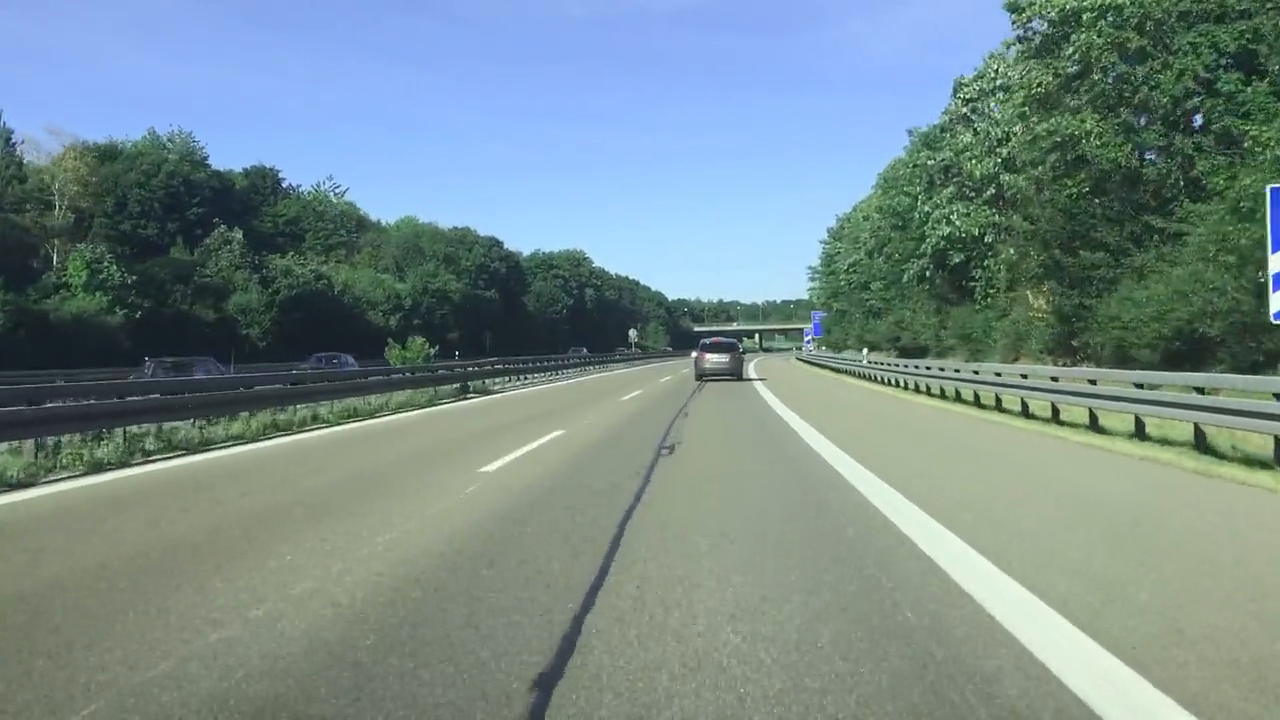
#> input picture frame 77 of Driving_Vid.mp4, 1280 x 720 px, given in place of Driving_Vid2.mp4, which was not available
$ python LaneDetection.py
#> lines starting #> are read from the running program, lines starting #| are printed output that depends on the picture; after the words box and inside, x2 and y2 are one past the last pixel; in counts of white or black regions, pixels touching at a corner belong together; pictures that were not available may be replaced by others from this repository, and a replacement may not be noted
import cv2
import numpy as np

def region_of_interest(img, vertices):
    """
    Apply the ROI mask to the image.
    """
    mask = np.zeros_like(img)
    cv2.fillPoly(mask, vertices, 255)
    masked_img = cv2.bitwise_and(img, mask)
    return masked_img

def average_slope_intercept(lines):
    """
    Separate lines by slope (left and right) and compute the average slope and intercept.
    Returns two tuples (slope, intercept) for the left and right lane lines.
    """
    left_lines = []
    right_lines = []
    for line in lines:
        for x1, y1, x2, y2 in line:
            if x2 - x1 == 0:  # avoid division by zero
                continue
            slope = (y2 - y1) / (x2 - x1)
            intercept = y1 - slope * x1
            length = np.sqrt((y2 - y1) ** 2 + (x2 - x1) ** 2)
            # Assume the left lane has a negative slope, and the right lane has a positive slope
            if slope < 0:
                left_lines.append((slope, intercept, length))
            else:
                right_lines.append((slope, intercept, length))

    left_lane = None
    right_lane = None
    if len(left_lines) > 0:
        left_lane = np.average(np.array(left_lines), axis=0, weights=[line[2] for line in left_lines])
    if len(right_lines) > 0:
        right_lane = np.average(np.array(right_lines), axis=0, weights=[line[2] for line in right_lines])

    return left_lane, right_lane

def make_line_points(y1, y2, line):
    """
    Based on the (slope, intercept) of the line, calculate the starting and ending points from y1 to y2.
    Returns None if the slope is zero (or nearly zero) to avoid division by zero.
    """
    if line is None:
        return None
    slope, intercept = line[0], line[1]
    # Check if slope is nearly zero to avoid division by zero
    if abs(slope) < 1e-6:
        return None
    x1 = int((y1 - intercept) / slope)
    x2 = int((y2 - intercept) / slope)
    return (x1, int(y1)), (x2, int(y2))

def draw_polygon(img, left_line, right_line):
    """
    Draw a polygon connecting the two lane lines, representing the vehicle's path.
    """
    height = img.shape[0]
    y_bottom = height
    y_top = int(height * 0.6)
    left_points = make_line_points(y_bottom, y_top, left_line)
    right_points = make_line_points(y_bottom, y_top, right_line)
    if left_points is None or right_points is None:
        return img
    # Polygon points: bottom left, bottom right, top right, top left
    polygon_points = np.array([left_points[0], right_points[0], right_points[1], left_points[1]])
    cv2.fillPoly(img, [polygon_points], (0, 255, 0))
    return img

def process_frame(frame):
    # Convert the frame to grayscale
    gray = cv2.cvtColor(frame, cv2.COLOR_BGR2GRAY)

    # Apply Gaussian blur to reduce noise
    gaussian = cv2.GaussianBlur(gray, (5, 5), 0)

    # Perform Canny edge detection
    canny = cv2.Canny(gaussian, 50, 150)

    # Define the dimensions of the image and the ROI (assume the lower part of the image)
    height, width = canny.shape
    roi_vertices = np.array([[
        (0, height),
        (width, height),
        (int(width * 0.55), int(height * 0.6)),
        (int(width * 0.45), int(height * 0.6))
    ]], dtype=np.int32)
    roi = region_of_interest(canny, roi_vertices)

    # Use Hough Line Transform to detect lines
    lines = cv2.HoughLinesP(roi, 1, np.pi/180, threshold=50, minLineLength=50, maxLineGap=150)

    left_lane, right_lane = None, None
    if lines is not None:
        left_lane, right_lane = average_slope_intercept(lines)

    # Calculate line points from y = height to y = 0.6 * height
    left_line_points = make_line_points(height, int(height * 0.6), left_lane)
    right_line_points = make_line_points(height, int(height * 0.6), right_lane)

    # Create a copy of the original frame to draw the results
    final_result = frame.copy()

    # Draw the detected lane lines (blue color)
    if left_line_points is not None:
        cv2.line(final_result, left_line_points[0], left_line_points[1], (255, 0, 0), 10)
    if right_line_points is not None:
        cv2.line(final_result, right_line_points[0], right_line_points[1], (255, 0, 0), 10)

    # Draw the polygon representing the vehicle's path (green color)
    final_result = draw_polygon(final_result, left_lane, right_lane)

    return gaussian, canny, roi, final_result

def main():
    # Use video from a file or camera (change "test_video.mp4" to your video path,
    # or use cv2.VideoCapture(0) to use the webcam)
    cap = cv2.VideoCapture("Driving_Vid2.mp4")

    if not cap.isOpened():
        print("Unable to open video. Please check the video path or camera connection.")
        return

    while True:
        ret, frame = cap.read()
#> frame is the input picture: shape (720, 1280, 3); mean B, G, R 138.6, 139, 118.5
        if not ret:
            print("End of video or unable to read frame.")
            break

        # Process each frame
        gaussian, canny, roi, final_result = process_frame(frame)
#> in process_frame, `canny = cv2.Canny(gaussian, 50, 150)`:
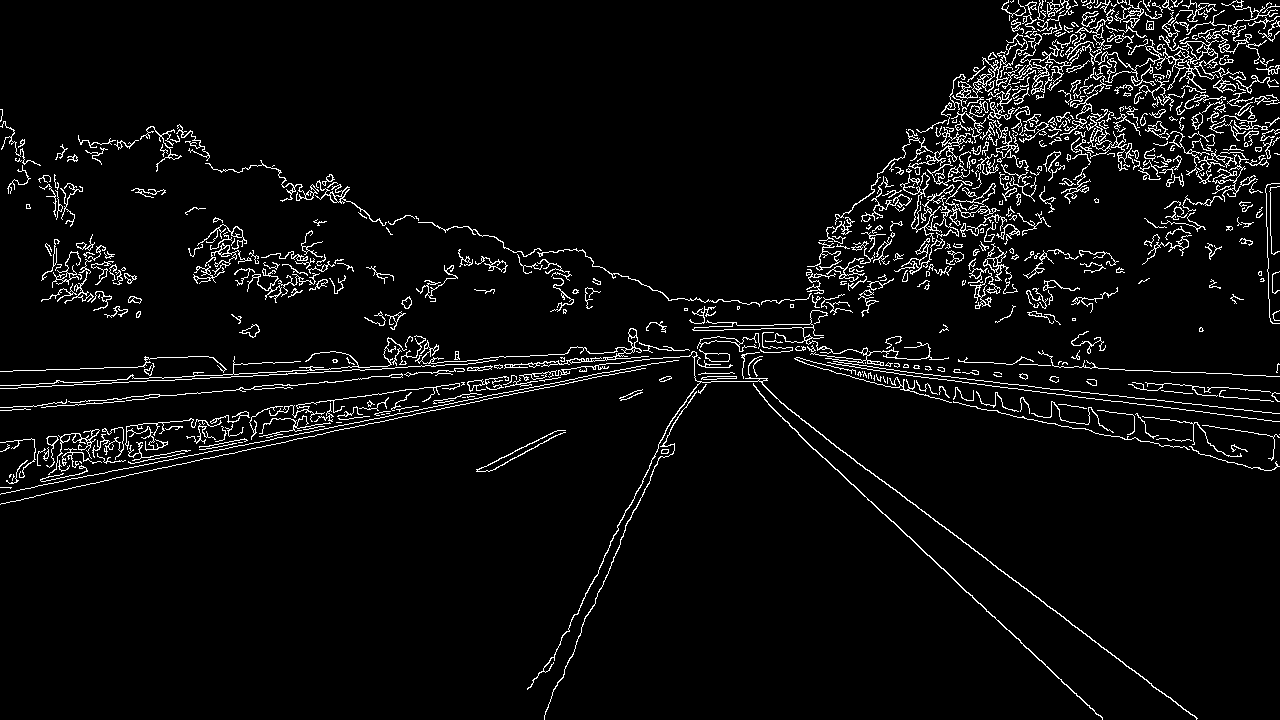
#> canny: shape (720, 1280); 4.8% white in thin lines or dots
#> in region_of_interest, `masked_img = cv2.bitwise_and(img, mask)`:
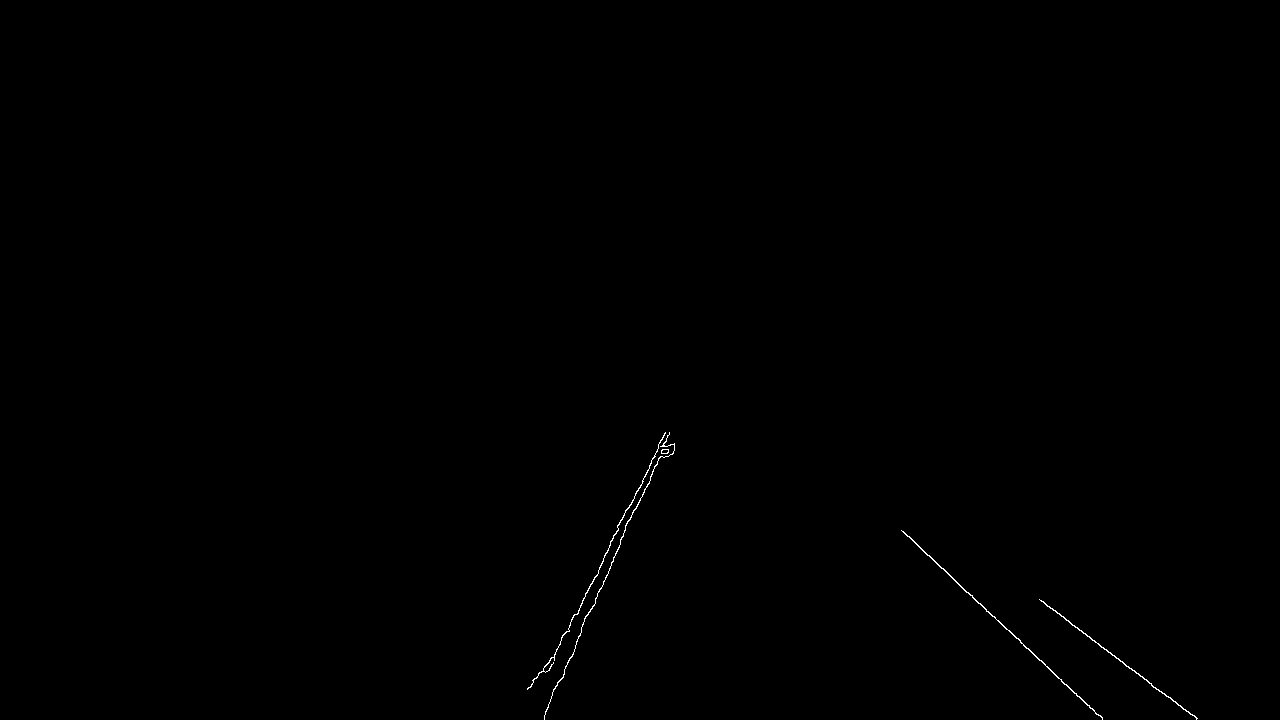
#> masked_img: shape (720, 1280); 0.16% white in thin lines or dots, all inside (x1, y1, x2, y2) = (527, 432, 1198, 720)
#> in process_frame, `lines = cv2.HoughLinesP(roi, 1, np.pi/180, threshold=50, minLineLength..`: lines = [[901, 530, 1102, 718], [544, 717, 664, 446], [549, 670, 665, 432], [1039, 599, 1197, 718], [545, 711, 669, 432], [1041, 601, 1196, 718], [569, 631, 660, 446], [552, 693, 667, 435], [547, 671, 660, 440], [958, 584, 1098, 715]]
#> the loop in average_slope_intercept, `for line in lines:` made 10 passes
#> after the loop in average_slope_intercept, `for line in lines:`: left_lines = [(-2.26, 1945.5, 296.4), (-2.05, 1796.4, 264.8), (-2.25, 1937.2, 305.3), (-2.03, 1787.8, 206.2), (-2.24, 1931.4, 282.5), (-2.04, 1789.2, 257.2)]; right_lines = [(0.935, -312.7, 275.2), (0.753, -183.5, 197.8), (0.755, -184.8, 194.2), (0.936, -312.4, 191.7)]
#> in average_slope_intercept, `left_lane = np.average(np.array(left_lines), axis=0, weights=[line[2] ..`: left_lane = [-2.16, 1871.9, 272.7]
#> in average_slope_intercept, `right_lane = np.average(np.array(right_lines), axis=0, weights=[line[2..`: right_lane = [0.853, -254, 220.4]
#> in process_frame, `left_lane, right_lane = average_slope_intercept(lines)`: left_lane = [-2.16, 1871.9, 272.7]; right_lane = [0.853, -254, 220.4]
#> in make_line_points, `slope, intercept = line[0], line[1]`: slope = -2.16; intercept = 1871.9
#> in make_line_points, `x1 = int((y1 - intercept) / slope)`: x1 = 533
#> in make_line_points, `x2 = int((y2 - intercept) / slope)`: x2 = 667
#> in process_frame, `left_line_points = make_line_points(height, int(height * 0.6), left_la..`: left_line_points = ((533, 720), (667, 432))
#> in process_frame, `right_line_points = make_line_points(height, int(height * 0.6), right_..`: right_line_points = ((1142, 720), (804, 432))
#> in process_frame, `cv2.line(final_result, right_line_points[0], right_line_points[1], (25..`:
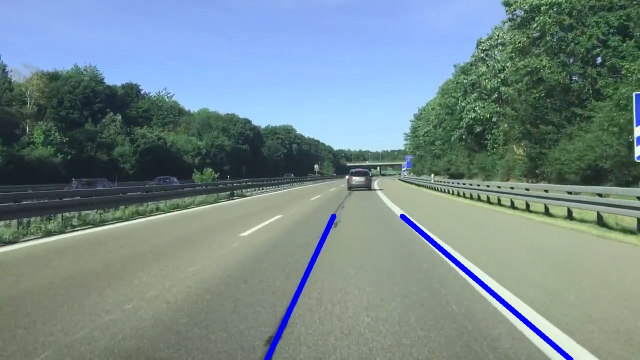
#> final_result: shape (720, 1280, 3) (shown at 1/2 size); mean B, G, R 139.4, 137.4, 117
#> in draw_polygon, `left_points = make_line_points(y_bottom, y_top, left_line)`: left_points = ((533, 720), (667, 432))
#> in draw_polygon, `right_points = make_line_points(y_bottom, y_top, right_line)`: right_points = ((1142, 720), (804, 432))
#> in draw_polygon, `polygon_points = np.array([left_points[0], right_points[0], right_poin..`: polygon_points = [[533, 720], [1142, 720], [804, 432], [667, 432]]

        # [13 lines of commented-out code are left out]
        gaussian = cv2.resize(gaussian, (0, 0), fx=0.25, fy=0.25)
#> gaussian: shape (180, 320)
        canny = cv2.resize(canny, (0, 0), fx=0.25, fy=0.25)
#> canny: shape (180, 320)
        roi = cv2.resize(roi, (0, 0), fx=0.25, fy=0.25)
        final_result = cv2.resize(final_result, (0, 0), fx=0.25, fy=0.25)
#> final_result: shape (180, 320, 3)

        # Check and revert grayscale to BGR if needed
        if len(gaussian.shape) == 2:
            gaussian = cv2.cvtColor(gaussian, cv2.COLOR_GRAY2BGR)
#> gaussian: shape (180, 320, 3)
        if len(canny.shape) == 2:
            canny = cv2.cvtColor(canny, cv2.COLOR_GRAY2BGR)
#> canny: shape (180, 320, 3)
        if len(roi.shape) == 2:
            roi = cv2.cvtColor(roi, cv2.COLOR_GRAY2BGR)
#> roi: shape (180, 320, 3)
        if len(final_result.shape) == 2:
            final_result = cv2.cvtColor(final_result, cv2.COLOR_GRAY2BGR)

        # combine window
        top_row = np.hstack((gaussian, canny))
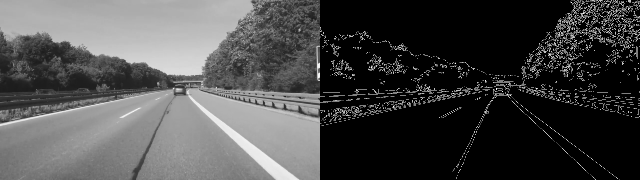
#> top_row: shape (180, 640, 3); min 0, max 255, mean 72.7
        bottom_row = np.hstack((roi, final_result))
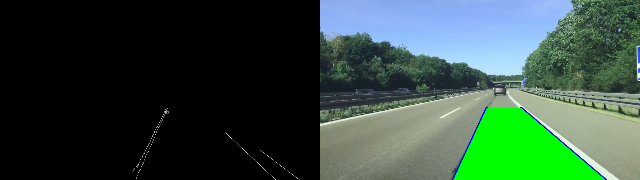
#> bottom_row: shape (180, 640, 3); mean B, G, R 61.7, 75.3, 50.7
        combined = np.vstack((top_row, bottom_row))
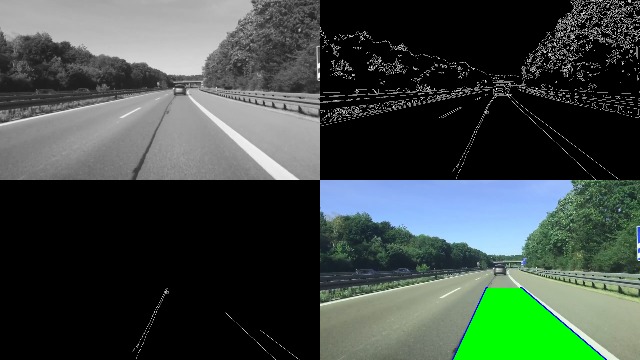
#> combined: shape (360, 640, 3); mean B, G, R 67.2, 74, 61.7

        # Show the result
        cv2.imshow("Combined Results", combined)

        # Press 'q' to exit
        if cv2.waitKey(1) & 0xFF == ord('q'):
#> (key q is pressed here)
            break

    cap.release()
    cv2.destroyAllWindows()

if __name__ == '__main__':
    main()

$ run again, starting later in the video
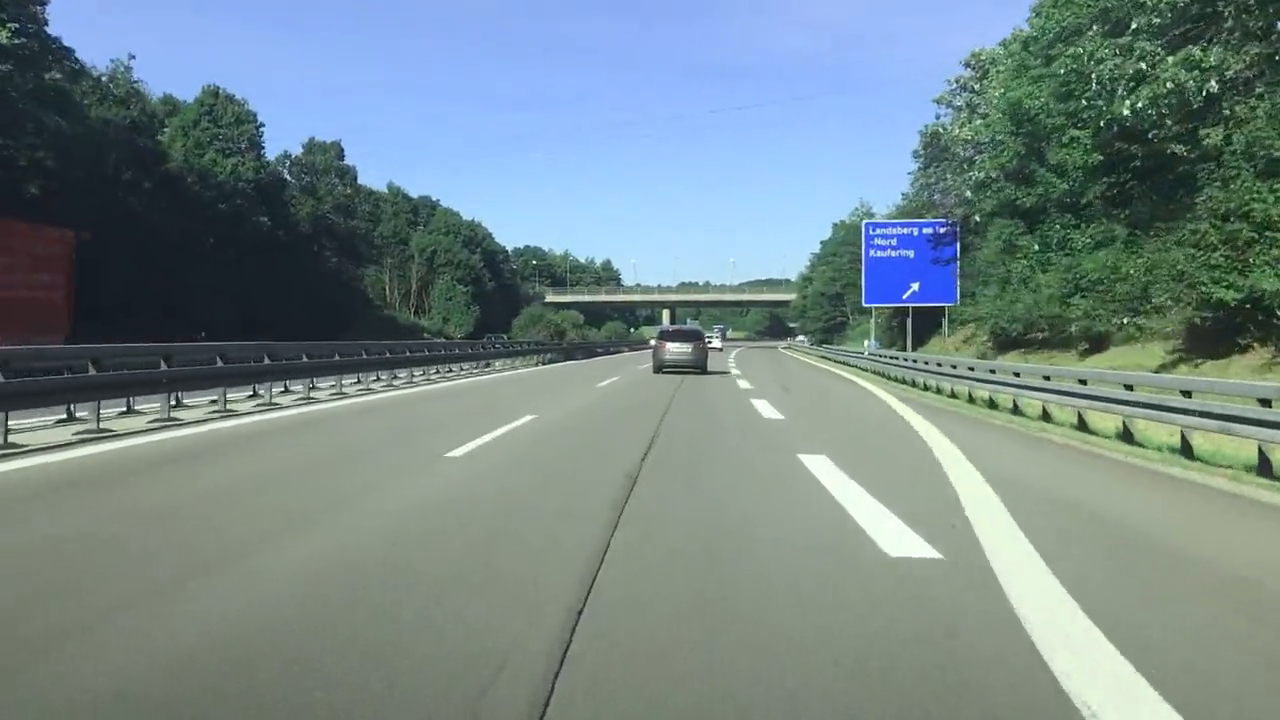
#> input picture frame 350 of Driving_Vid.mp4, 1280 x 720 px, given in place of Driving_Vid2.mp4, which was not available
#> in main, frame is the input picture: shape (720, 1280, 3); mean B, G, R 136.8, 135.5, 116.9
#> in process_frame, `canny = cv2.Canny(gaussian, 50, 150)`:
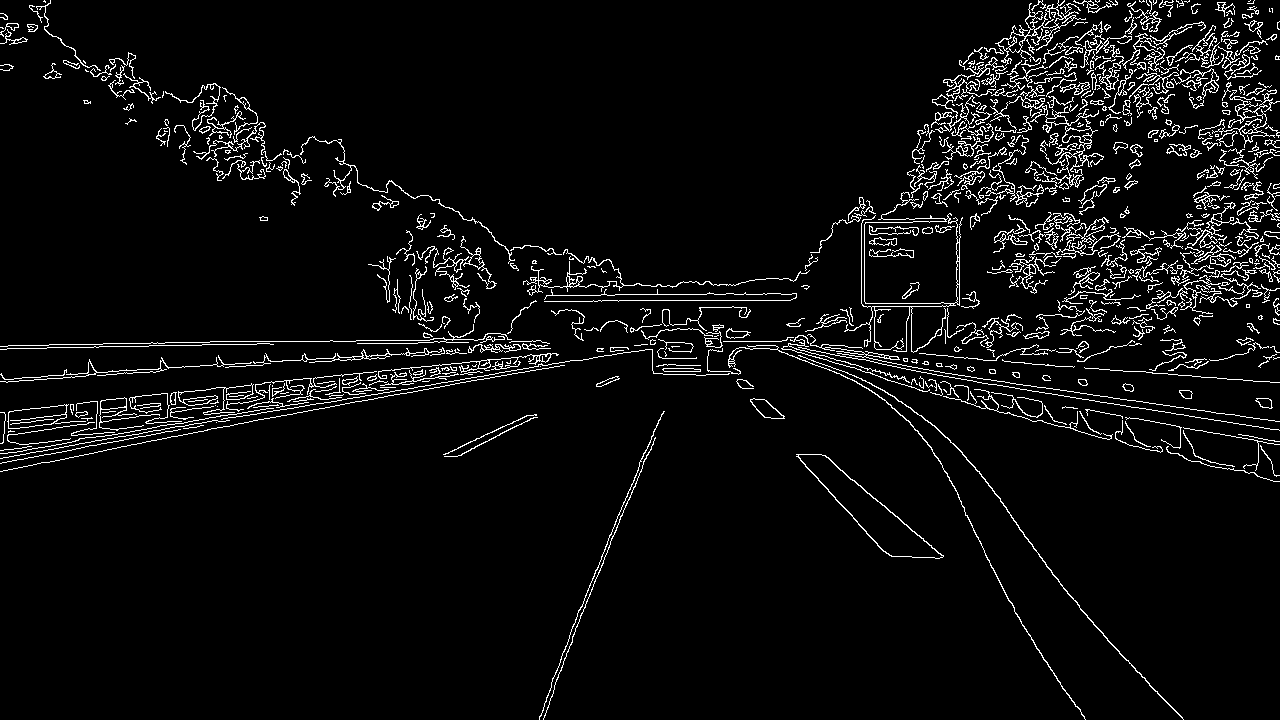
#> canny: shape (720, 1280); 4.9% white in thin lines or dots
#> mask: shape (720, 1280); 22% white; 1 white region, box (x1, y1, x2, y2) and area: (2, 432, 1279, 720) 202751
#> masked_img: shape (720, 1280); 0.14% white in thin lines or dots, all inside (x1, y1, x2, y2) = (539, 432, 1184, 720)
#> lines = [[539, 718, 653, 435], [551, 682, 644, 452], [554, 686, 654, 438], [1103, 635, 1165, 701], [1020, 621, 1075, 706], [546, 697, 653, 432], [833, 496, 886, 553]]
#> the loop in average_slope_intercept, `for line in lines:` made 7 passes
#> after the loop in average_slope_intercept, `for line in lines:`: left_lines = [(-2.48, 2056, 305.1), (-2.47, 2044.7, 248.1), (-2.48, 2059.9, 267.4), (-2.48, 2049.2, 285.8)]; right_lines = [(1.06, -539.2, 90.55), (1.55, -955.4, 101.2), (1.08, -399.9, 77.83)]
#> in average_slope_intercept, `left_lane = np.average(np.array(left_lines), axis=0, weights=[line[2] ..`: left_lane = [-2.48, 2052.7, 278.2]
#> in average_slope_intercept, `right_lane = np.average(np.array(right_lines), axis=0, weights=[line[2..`: right_lane = [1.25, -655.2, 90.9]
#> in process_frame, `left_lane, right_lane = average_slope_intercept(lines)`: left_lane = [-2.48, 2052.7, 278.2]; right_lane = [1.25, -655.2, 90.9]
#> slope = -2.48; intercept = 2052.7
#> x1 = 537
#> x2 = 653
#> left_line_points = ((537, 720), (653, 432))
#> right_line_points = ((1101, 720), (870, 432))
#> left_points = ((537, 720), (653, 432))
#> right_points = ((1101, 720), (870, 432))
#> polygon_points = [[537, 720], [1101, 720], [870, 432], [653, 432]]
#> in main, `combined = np.vstack((top_row, bottom_row))`:
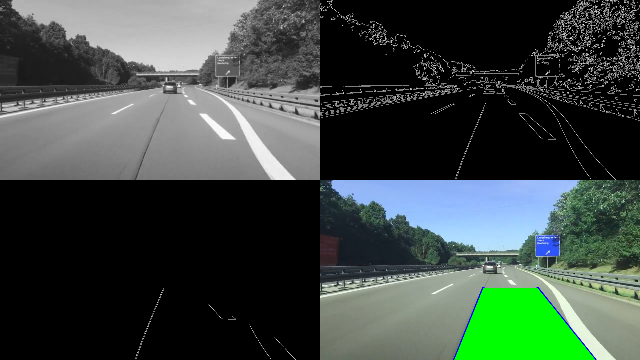
#> combined: shape (360, 640, 3); mean B, G, R 65.9, 72.7, 60.6
